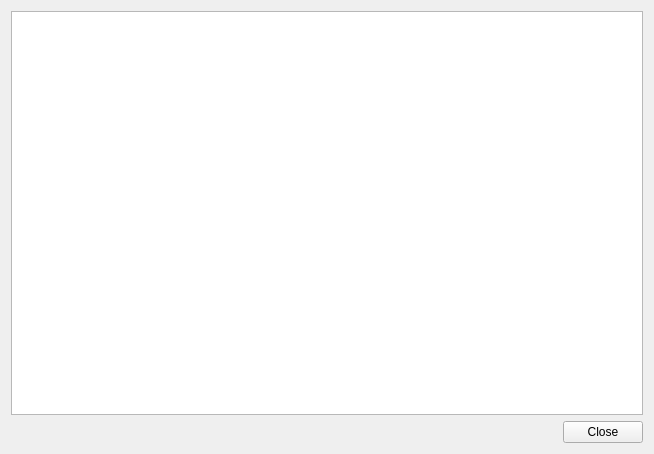
<?xml version="1.0" encoding="UTF-8"?>
<ui version="4.0">
 <class>MovieListDialog</class>
 <widget class="QDialog" name="MovieListDialog">
  <property name="windowModality">
   <enum>Qt::WindowModal</enum>
  </property>
  <property name="geometry">
   <rect>
    <x>0</x>
    <y>0</y>
    <width>654</width>
    <height>454</height>
   </rect>
  </property>
  <property name="windowTitle">
   <string>Choose a movie</string>
  </property>
  <property name="styleSheet">
   <string notr="true">#MovieListDialog {
	background-image: url(:/img/pattern_dark.png);
}</string>
  </property>
  <property name="modal">
   <bool>true</bool>
  </property>
  <layout class="QVBoxLayout" name="verticalLayout">
   <item>
    <widget class="QTableWidget" name="movies">
     <property name="styleSheet">
      <string notr="true">alternate-background-color: rgb(243, 246, 250);</string>
     </property>
     <property name="editTriggers">
      <set>QAbstractItemView::NoEditTriggers</set>
     </property>
     <property name="alternatingRowColors">
      <bool>true</bool>
     </property>
     <property name="selectionMode">
      <enum>QAbstractItemView::SingleSelection</enum>
     </property>
     <property name="selectionBehavior">
      <enum>QAbstractItemView::SelectRows</enum>
     </property>
     <property name="showGrid">
      <bool>false</bool>
     </property>
     <attribute name="horizontalHeaderVisible">
      <bool>false</bool>
     </attribute>
     <attribute name="horizontalHeaderStretchLastSection">
      <bool>true</bool>
     </attribute>
     <attribute name="verticalHeaderVisible">
      <bool>false</bool>
     </attribute>
     <column>
      <property name="text">
       <string>Result</string>
      </property>
     </column>
    </widget>
   </item>
   <item>
    <layout class="QHBoxLayout" name="horizontalLayout">
     <item>
      <spacer name="horizontalSpacer">
       <property name="orientation">
        <enum>Qt::Horizontal</enum>
       </property>
       <property name="sizeHint" stdset="0">
        <size>
         <width>40</width>
         <height>20</height>
        </size>
       </property>
      </spacer>
     </item>
     <item>
      <widget class="QPushButton" name="buttonClose">
       <property name="text">
        <string>Close</string>
       </property>
       <property name="autoDefault">
        <bool>false</bool>
       </property>
      </widget>
     </item>
    </layout>
   </item>
  </layout>
 </widget>
 <resources/>
 <connections/>
</ui>
